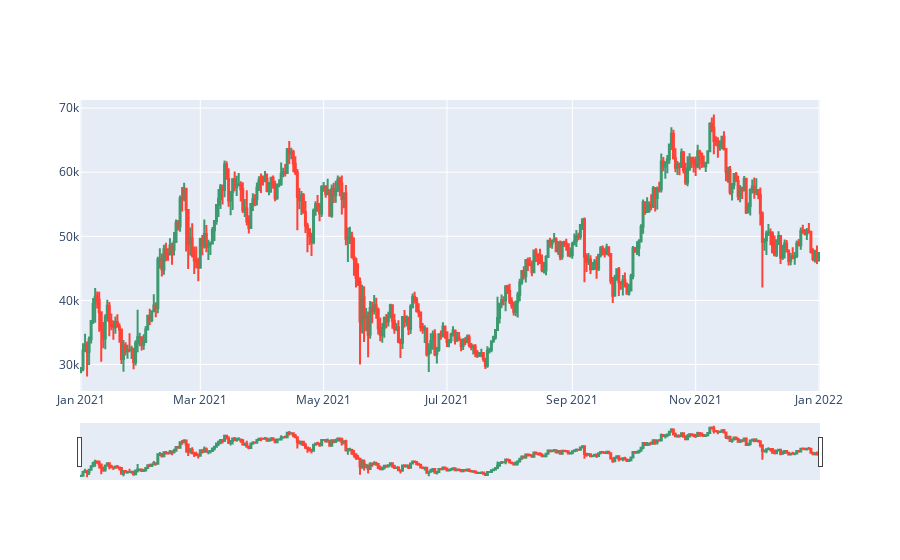

Notebook cell for this chart:
### Code cell
fig = go.Figure(data=[go.Candlestick(x=hddf.index,
                open=hddf['Open'],
                high=hddf['High'],
                low=hddf['Low'],
                close=hddf['Close'])])

fig.show()


def ctitle(indicator_name, ticker="SPY", length=100):
    return f"{ticker}: {indicator_name} from {recent_startdate} to {recent_enddate} ({length})"

def recent_bars(df, tf: str = "1y"):
    # All Data: 0, Last Four Years: 0.25, Last Two Years: 0.5, This Year: 1, Last Half Year: 2, Last Quarter: 4
    yearly_divisor = {"all": 0, "10y": 0.1, "5y": 0.2, "4y": 0.25, "3y": 1./3, "2y": 0.5, "1y": 1, "6mo": 2, "3mo": 4}
    yd = yearly_divisor[tf] if tf in yearly_divisor.keys() else 0
    return int(ta.RATE["TRADING_DAYS_PER_YEAR"] / yd) if yd > 0 else df.shape[0]

recent_startdate = hddf.tail(recent_bars(hddf)).index[0]
recent_enddate = hddf.tail(recent_bars(hddf)).index[-1]

ind_size = (20, 3.25)

macddf = hddf.ta.macd(fast=8, slow=21, signal=9, min_periods=None, append=True)

macddf[[macddf.columns[0], macddf.columns[2]]].tail(recent_bars(macddf,".5")).plot(figsize=ind_size, color=colors("BkBl"), linewidth=1.3)
macddf[macddf.columns[1]].tail(recent_bars(macddf)).plot.area(figsize=ind_size, stacked=False, color=["silver"], linewidth=1, title=ctitle(macddf.name, ticker=asset.ticker, length=recent_bars(macddf)), grid=True).axhline(y=0, color="black", lw=1.1)

### Figure 1 — Plotly figure (JSON) as saved in the notebook; plotly's stock layout.template omitted (floating-point values rounded to 4 significant figures; data arrays with more than 128 entries replaced by an {"elided": "..."} marker saying what was removed)
{"data": [{"close": {"elided": "366 float values"}, "high": {"elided": "366 float values"}, "low": {"elided": "366 float values"}, "open": {"elided": "366 float values"}, "type": "candlestick", "x": {"elided": "366 str values"}}], "layout": {"autosize": true, "xaxis": {"autorange": true, "range": ["2020-12-31 12:00", "2022-01-01 12:00"], "rangeslider": {"autorange": true, "range": ["2020-12-31 12:00", "2022-01-01 12:00"], "yaxis": {"_template": null, "rangemode": "match"}}, "type": "date"}, "yaxis": {"autorange": true, "range": [25860.0, 71270.0]}}}
